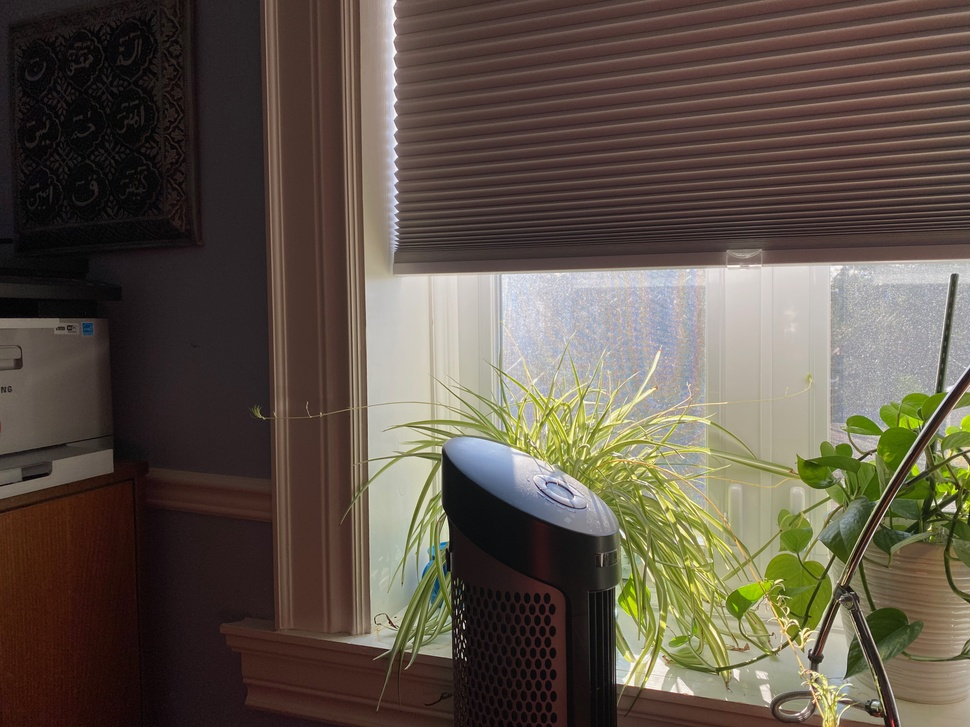
#> input picture labs/lab7/data/1-left.jpeg, 970 x 727 px, shrunk from 4032 x 3024 before the run
$ jupyter execute lab7-2.ipynb   (shell and % lines are left out)
#> lines starting #> are read from the running program, lines starting #| are printed output that depends on the picture
[cell 1]
import matplotlib.pyplot as plt
import matplotlib.image as mpimg
import cv2 as cv
import numpy as np

class PointPicker:
    def __init__(self, imgplot, img, color=(255,0,0), radius=20, thickness=20):
        self.imgplot = imgplot
        self.img = img
        self.color = color
        self.radius = radius
        self.thickness = thickness
        self.cid = imgplot.figure.canvas.mpl_connect('button_press_event', self)
        self.points = []

    def __call__(self, event):
        if event.inaxes != self.imgplot.axes:
            return
        ix = event.xdata
        iy = event.ydata
        print(f'x={ix}, y={iy}')
        self.img = cv.circle(self.img, (int(ix), int(iy)), self.radius, self.color, self.thickness)
        self.points.append((int(ix), int(iy)))

        imgplot.set_array(self.img)
        self.imgplot.figure.canvas.draw()

[cell 2]

img1 = cv.imread('data/1-left.jpeg')
#> img1 is the input picture: shape (727, 970, 3); mean B, G, R 72.3, 83.8, 94.5
fig = plt.figure(figsize=(10,10))
ax = fig.add_subplot(111)
imgplot = plt.imshow(img1)
point_picker = PointPicker(imgplot, img1)
plt.show()

[cell 3]

dst_pts = point_picker.points
#> dst_pts = []
print('dst_pts = \n', dst_pts)
#| dst_pts =
#|  []
plt.imshow(point_picker.img)
plt.show()

[cell 4]

img2 = cv.imread('data/1-right.jpeg')
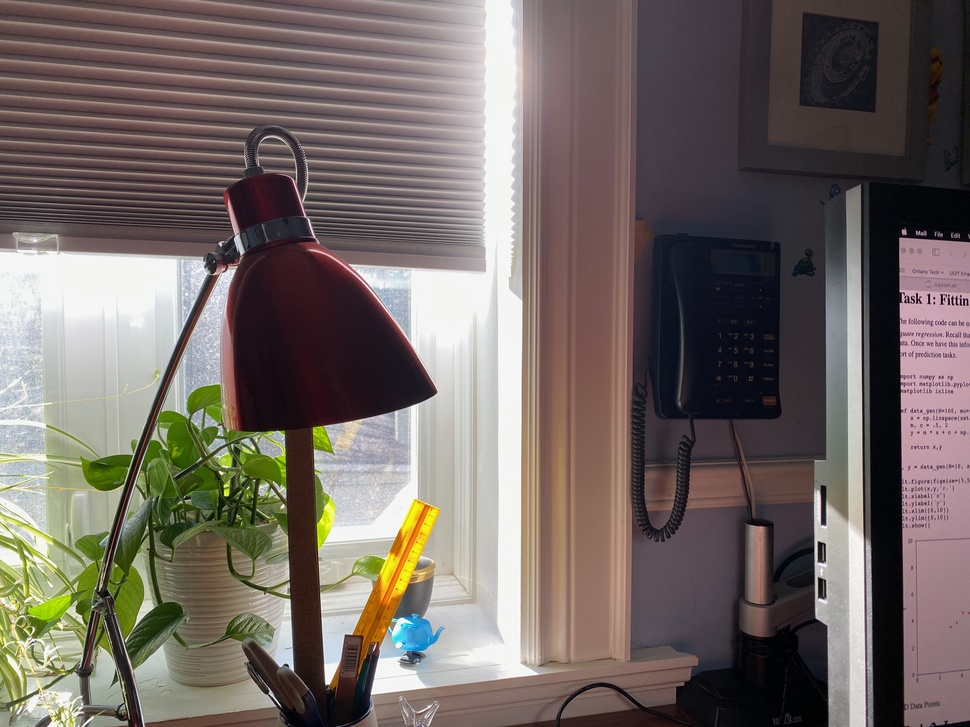
#> input picture labs/lab7/data/1-right.jpeg, 970 x 727 px, shrunk from 4032 x 3024 before the run
#> img2 is the input picture: shape (727, 970, 3); mean B, G, R 100.4, 105.1, 114.9
fig = plt.figure(figsize=(10,10))
ax = fig.add_subplot(111)
imgplot = plt.imshow(img2)
point_picker = PointPicker(imgplot, img2)
plt.show()

[cell 5]

src_pts = point_picker.points
#> src_pts = []
print('src_pts = \n', src_pts)
#| src_pts =
#|  []
plt.imshow(point_picker.img)
plt.show()

[cell 6]
np.set_printoptions(suppress=True)
np.set_printoptions(linewidth=200)

n_pts = len(src_pts)
#> n_pts = 0
A = np.zeros((n_pts*2, 9))
#> A = empty array
for i in range(0, n_pts*2, 2):
    j = int(i/2)
    x = src_pts[j][0]
    y = src_pts[j][1]
    xd = dst_pts[j][0]
    yd = dst_pts[j][1]

    A[i, 0] = x
    A[i, 1] = y
    A[i, 2] = 1
    A[i, 6] = -(x*xd)
    A[i, 7] = -(y*xd)
    A[i, 8] = -xd

    A[i+1, 3] = x
    A[i+1, 4] = y
    A[i+1, 5] = 1
    A[i+1, 6] = -(x*yd)
    A[i+1, 7] = -(y*yd)
    A[i+1, 8] = -yd

print('A = \n', A)
#| A =
#|  []

U, D, Vh = np.linalg.svd(A, full_matrices=True)
#> U = empty array; D = empty array
print('U = \n', U)
#| U =
#|  []
print('D = \n', D)
#| D =
#|  []
print('Vh = \n', Vh)
#| Vh =
#|  [[1. 0. 0. 0. 0. 0. 0. 0. 0.]
#|  [0. 1. 0. 0. 0. 0. 0. 0. 0.]
#|  [0. 0. 1. 0. 0. 0. 0. 0. 0.]
#|  [0. 0. 0. 1. 0. 0. 0. 0. 0.]
#|  [0. 0. 0. 0. 1. 0. 0. 0. 0.]
#|  [0. 0. 0. 0. 0. 1. 0. 0. 0.]
#|  [0. 0. 0. 0. 0. 0. 1. 0. 0.]
#|  [0. 0. 0. 0. 0. 0. 0. 1. 0.]
#|  [0. 0. 0. 0. 0. 0. 0. 0. 1.]]

H_vec = Vh[-1]
#> H_vec = [0, 0, 0, 0, 0, 0, 0, 0, 1]
print('H_vec = \n', H_vec)
#| H_vec =
#|  [0. 0. 0. 0. 0. 0. 0. 0. 1.]
print('A @ H_vec = \n', A @ H_vec)
#| A @ H_vec =
#|  []

H = np.reshape(H_vec, (-1, 3))
#> H = [[0, 0, 0], [0, 0, 0], [0, 0, 1]]
print('H = \n', H)
#| H =
#|  [[0. 0. 0.]
#|  [0. 0. 0.]
#|  [0. 0. 1.]]

[cell 7]
img1 = cv.imread('data/1-left.jpeg')
img2 = cv.imread('data/1-right.jpeg')
h, w, c = img1.shape
#> h = 727; w = 970; c = 3

img = np.zeros((h, w*2, 3), np.uint8)
img[0:img1.shape[0], 0:img1.shape[1]] = img1 # put in the dst img
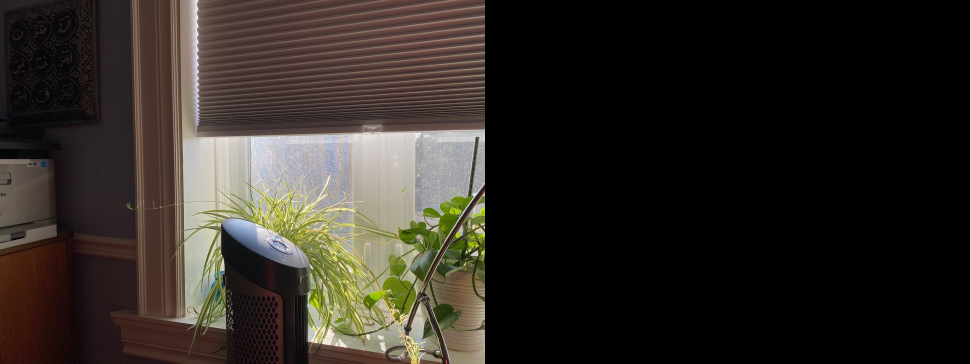
#> img: shape (727, 1940, 3) (shown at 1/2 size); mean B, G, R 36.2, 41.9, 47.2
warp_img = cv.warpPerspective(img2, H, ((img1.shape[1] + img2.shape[1]), img2.shape[0])) # transform src img with homography mtrx
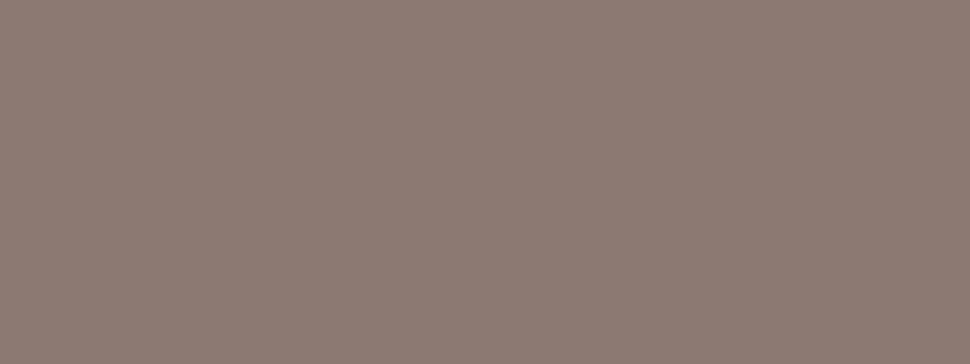
#> warp_img: shape (727, 1940, 3) (shown at 1/2 size); mean B, G, R 114, 121, 140
valid_mask = (warp_img[:, :, :] != 0).all(axis=-1) # only use non-zero pixels from the warp img
#> valid_mask: shape (727, 1940) bool; every value is 1
img[valid_mask] = warp_img[valid_mask] # merge non-zero pixels from the warp img with the src img

plt.figure(figsize=(10,10))
plt.imshow(img)
plt.show()
